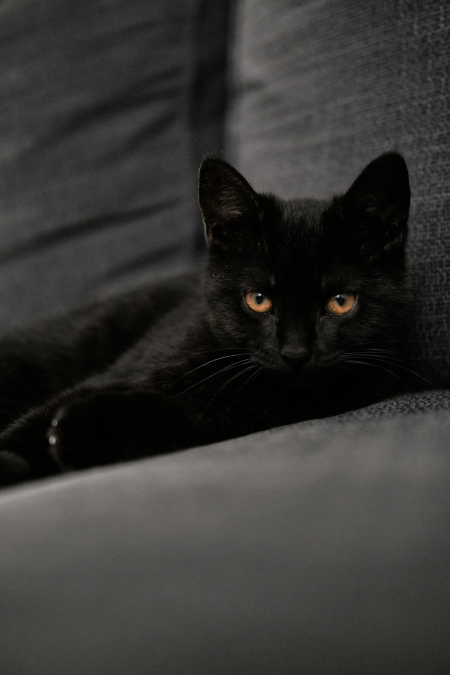
#> input picture client/assets/cats/black-cat.jpg, 900 x 1350 px (shown at 1/2 size); its folder holds 5 pictures in this run; the run also reads 1 picture not shown here
$ python process-cat-assets.py
#> lines starting #> are read from the running program, lines starting #| are printed output that depends on the picture
"""Prepare sourced cat photos for the web UI without generating new imagery."""
from collections import deque
from pathlib import Path
from PIL import Image

SOURCE = Path("client/assets/cats")
PIXEL_SIZE = 180


def pixelate(image: Image.Image) -> Image.Image:
    image.thumbnail((PIXEL_SIZE, PIXEL_SIZE), Image.Resampling.LANCZOS)
    return image.resize((image.width * 4, image.height * 4), Image.Resampling.NEAREST)


def cut_out_yellow_backdrop(image: Image.Image) -> Image.Image:
    """Remove the connected studio-yellow backdrop around the tabby photograph."""
    rgba = image.convert("RGBA")
    width, height = rgba.size
    pixels = rgba.load()
    queue = deque()
    seen = set()

    for x in range(width):
        queue.extend(((x, 0), (x, height - 1)))
    for y in range(height):
        queue.extend(((0, y), (width - 1, y)))

    while queue:
        x, y = queue.popleft()
        if (x, y) in seen:
            continue
        seen.add((x, y))
        red, green, blue, _alpha = pixels[x, y]
        # Studio backdrop is warm yellow; requiring a connected path prevents the
        # similarly warm tabby coat from being stripped out.
        is_backdrop = red > 120 and green > 85 and blue < 120 and red < green * 1.8
        if not is_backdrop:
            continue
        pixels[x, y] = (red, green, blue, 0)
        for nx, ny in ((x - 1, y), (x + 1, y), (x, y - 1), (x, y + 1)):
            if 0 <= nx < width and 0 <= ny < height and (nx, ny) not in seen:
                queue.append((nx, ny))
    return rgba


for source in SOURCE.glob("*.jpg"):
    image = Image.open(source)
#> image is the input picture: PIL image 900x1350 RGB; mean R, G, B 52.6, 52, 49.8
    processed = pixelate(image)
#> in pixelate, `image.thumbnail((PIXEL_SIZE, PIXEL_SIZE), Image.Resampling.LANCZOS)`:
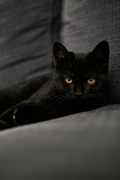
#> image: PIL image 120x180 RGB; mean R, G, B 52.5, 51.9, 49.7
    processed.save(source.with_suffix(".png"), optimize=True)
#> pass 2 of the loop `for source in SOURCE.glob("*.jpg"):`:
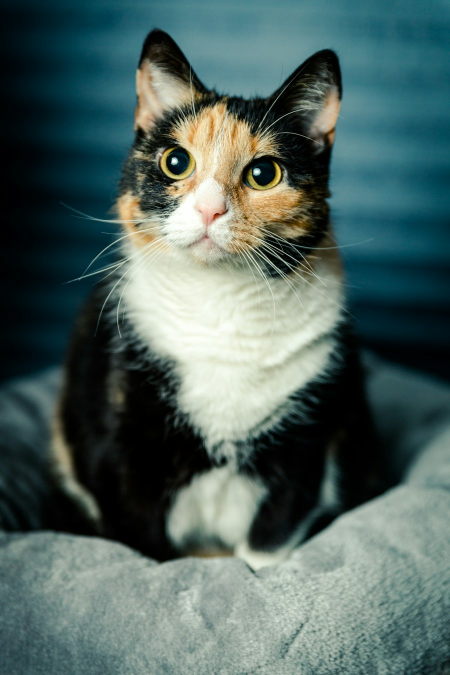
#> input picture client/assets/cats/calico.jpg, 900 x 1350 px (shown at 1/2 size)
#> image is the input picture: PIL image 900x1350 RGB; mean R, G, B 80.1, 101, 96.8
#> in pixelate (call 2), `image.thumbnail((PIXEL_SIZE, PIXEL_SIZE), Image.Resampling.LANCZOS)`:
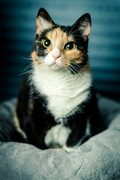
#> image: PIL image 120x180 RGB; mean R, G, B 80.1, 101, 96.7
#> in pixelate (call 2), `return image.resize((image.width * 4, image.height * 4), Image.Resampl..`:
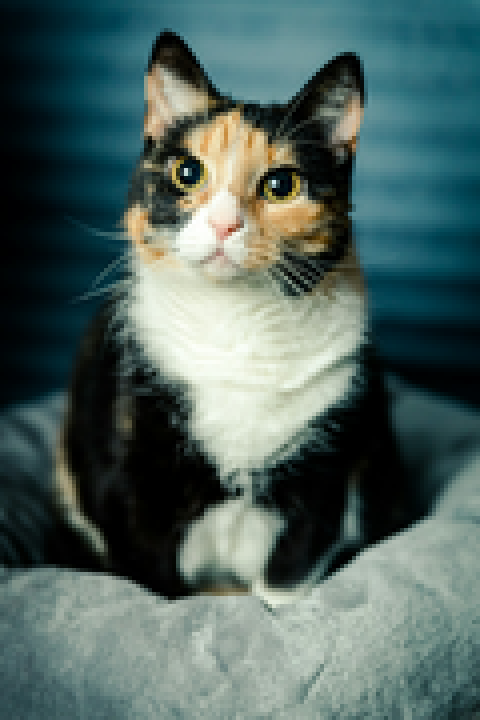
#> returned value: PIL image 480x720 RGB; mean R, G, B 80.1, 101, 96.7

tabby = Image.open(SOURCE / "tabby.jpg")
pixelate(cut_out_yellow_backdrop(tabby)).save(SOURCE / "tabby-cutout.png", optimize=True)
#> in cut_out_yellow_backdrop, `rgba = image.convert("RGBA")`:
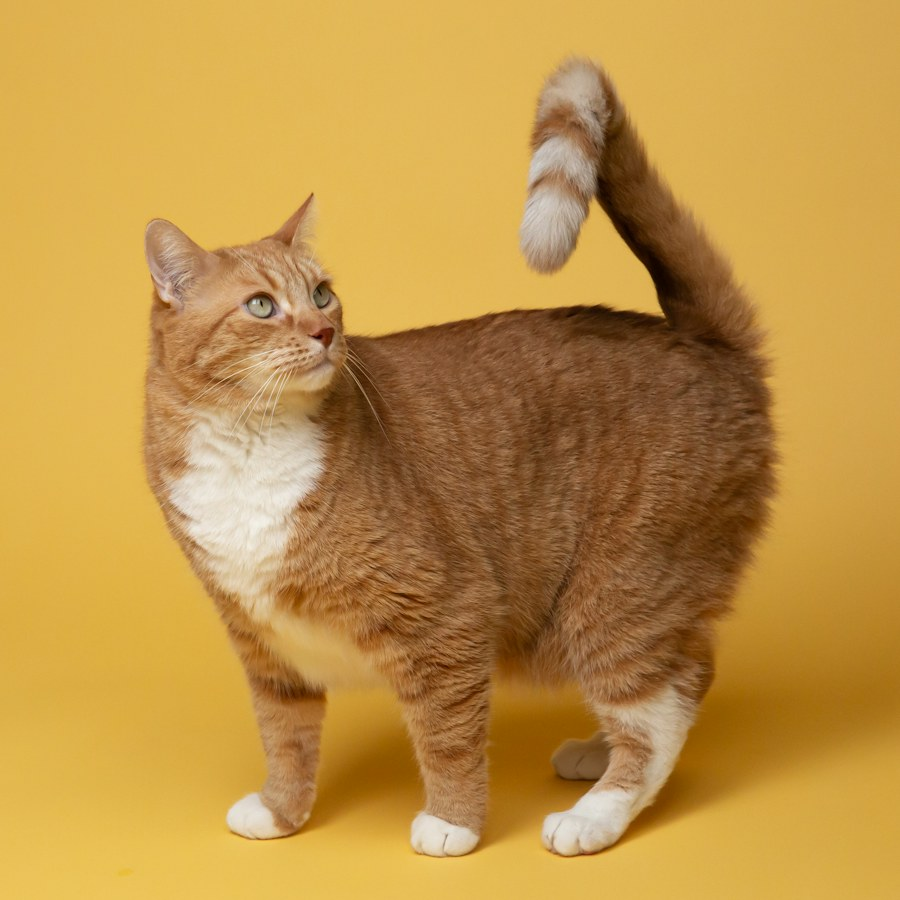
#> rgba: PIL image 900x900 RGBA; mean R, G, B, A 191.3, 147.2, 70.6, 255
#> the loop in cut_out_yellow_backdrop, `while queue:` made 1248867 passes
#> (red, green, blue) on passes 1 to 3: (222, 176, 80), (237, 196, 90), (222, 176, 80)
#> after the loop in cut_out_yellow_backdrop, `while queue:`: seen = 638359 items
#> in pixelate (call 4), `image.thumbnail((PIXEL_SIZE, PIXEL_SIZE), Image.Resampling.LANCZOS)`:
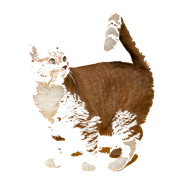
#> image: PIL image 180x180 RGBA; mean R, G, B, A 48.4, 34.3, 21, 59.8; transparent parts drawn white
#> in pixelate (call 4), `return image.resize((image.width * 4, image.height * 4), Image.Resampl..`:
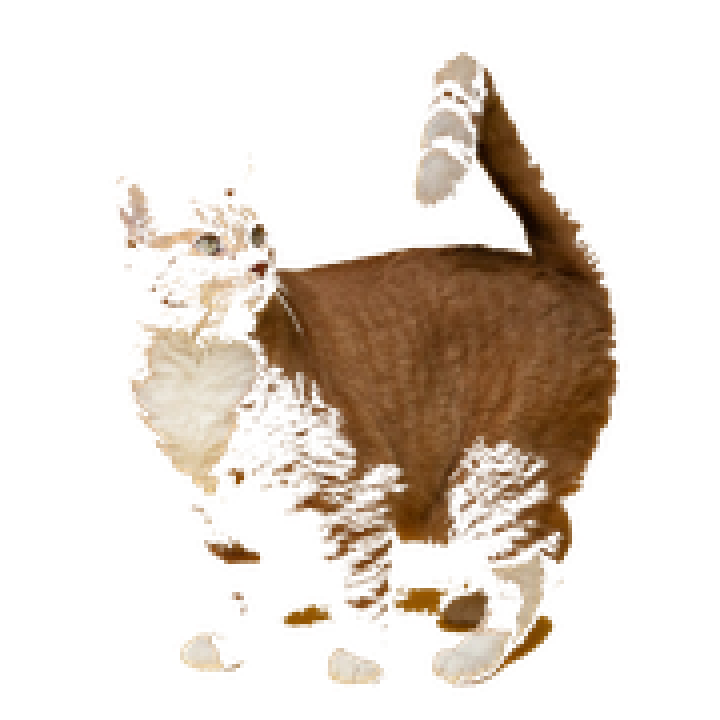
#> returned value: PIL image 720x720 RGBA; mean R, G, B, A 48.4, 34.3, 21, 59.8; transparent parts drawn white
